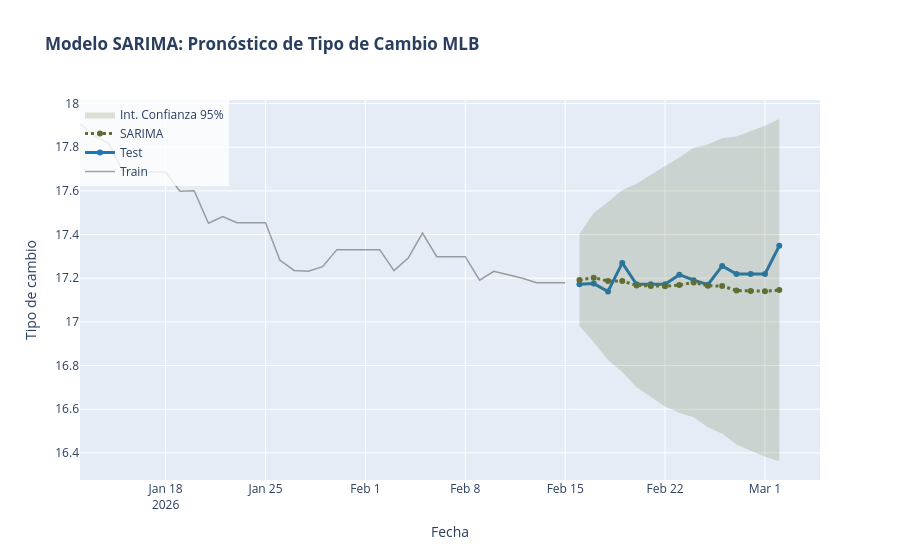

This figure's notebook cell:
### Code cell
# Realizar modelo de SARIMA
model = SARIMAX(train[col_target],
                order=(1,1,1),
                seasonal_order=(1,1,1,7),
                trend='c')

results = model.fit(disp=False,method='powell')

# Predecimos n pasos hacia el futuro (donde n = tamaño del test)
forecast_object = results.get_forecast(steps=len(test))
forecast_vals = forecast_object.predicted_mean
conf_int = forecast_object.conf_int(alpha=0.05) # Intervalo del 95%

# Metricas de error
rmse = np.sqrt(mean_squared_error(test[col_target], forecast_vals))
mape = mean_absolute_percentage_error(test[col_target], forecast_vals)
mae = mean_absolute_error(test[col_target], forecast_vals)


print(f"\n--- Errores del modelo ---")
print(f"RMSE: {rmse:.2f}")
print(f"MAPE: {mape:.2%}")
print(f"MAE: {mae:.2f}")

print(results.summary())

# Grafica
fig = go.Figure()

# Train
fig.add_trace(go.Scatter(
    x=train[-num_dias-20:][col_target].index, y=train[-num_dias-20:][col_target],
    mode='lines',
    name='Train',
    line=dict(color='rgba(100, 100, 100, 0.6)', width=1.5)
))

# Test
fig.add_trace(go.Scatter(
    x=test[col_target].index, y=test[col_target],
    name='Test',
    line=dict(color='#1f77b4', width=3),
    marker=dict(size=6)
))

# Forecast
fig.add_trace(go.Scatter(
    x=test.index, y=forecast_vals,
    name='SARIMA',
    line=dict(color='#606E34', width=3, dash='dot')
))

# Intervalos de Confianza
fig.add_trace(go.Scatter(
    x=conf_int.index, y=conf_int.iloc[:, 0],
    mode='lines', line=dict(width=0), showlegend=False, hoverinfo='skip'
))
fig.add_trace(go.Scatter(
    x=conf_int.index, y=conf_int.iloc[:, 1],
    mode='lines', line=dict(width=0), fill='tonexty',
    fillcolor='rgba(96, 110, 52, 0.2)',
    name='Int. Confianza 95%', hoverinfo='skip'
))

# Titulos
fig.update_layout(
    title=f'<b>Modelo SARIMA: Pronóstico de Tipo de Cambio MLB</b><br><sup>',
    xaxis_title='Fecha',
    yaxis_title='Tipo de cambio',
    legend=dict(x=0, y=1, bgcolor='rgba(255,255,255,0.8)'),
    hovermode="x unified"
)

fig.show()

### Figure 1 — Plotly figure (JSON) as saved in the notebook; plotly's stock layout.template omitted (floating-point values rounded to 4 significant figures)
{"data": [{"line": {"color": "rgba(100, 100, 100, 0.6)", "width": 1.5}, "mode": "lines", "name": "Train", "type": "scatter", "x": ["2026-01-12T00:00:00.000000", "2026-01-13T00:00:00.000000", "2026-01-14T00:00:00.000000", "2026-01-15T00:00:00.000000", "2026-01-16T00:00:00.000000", "2026-01-17T00:00:00.000000", "2026-01-18T00:00:00.000000", "2026-01-19T00:00:00.000000", "2026-01-20T00:00:00.000000", "2026-01-21T00:00:00.000000", "2026-01-22T00:00:00.000000", "2026-01-23T00:00:00.000000", "2026-01-24T00:00:00.000000", "2026-01-25T00:00:00.000000", "2026-01-26T00:00:00.000000", "2026-01-27T00:00:00.000000", "2026-01-28T00:00:00.000000", "2026-01-29T00:00:00.000000", "2026-01-30T00:00:00.000000", "2026-01-31T00:00:00.000000", "2026-02-01T00:00:00.000000", "2026-02-02T00:00:00.000000", "2026-02-03T00:00:00.000000", "2026-02-04T00:00:00.000000", "2026-02-05T00:00:00.000000", "2026-02-06T00:00:00.000000", "2026-02-07T00:00:00.000000", "2026-02-08T00:00:00.000000", "2026-02-09T00:00:00.000000", "2026-02-10T00:00:00.000000", "2026-02-11T00:00:00.000000", "2026-02-12T00:00:00.000000", "2026-02-13T00:00:00.000000", "2026-02-14T00:00:00.000000", "2026-02-15T00:00:00.000000"], "y": [17.91, 17.85, 17.82, 17.69, 17.69, 17.69, 17.69, 17.6, 17.6, 17.45, 17.48, 17.45, 17.45, 17.45, 17.28, 17.24, 17.23, 17.25, 17.33, 17.33, 17.33, 17.33, 17.23, 17.29, 17.41, 17.3, 17.3, 17.3, 17.19, 17.23, 17.22, 17.2, 17.18, 17.18, 17.18]}, {"line": {"color": "#1f77b4", "width": 3}, "marker": {"size": 6}, "name": "Test", "type": "scatter", "x": ["2026-02-16T00:00:00.000000", "2026-02-17T00:00:00.000000", "2026-02-18T00:00:00.000000", "2026-02-19T00:00:00.000000", "2026-02-20T00:00:00.000000", "2026-02-21T00:00:00.000000", "2026-02-22T00:00:00.000000", "2026-02-23T00:00:00.000000", "2026-02-24T00:00:00.000000", "2026-02-25T00:00:00.000000", "2026-02-26T00:00:00.000000", "2026-02-27T00:00:00.000000", "2026-02-28T00:00:00.000000", "2026-03-01T00:00:00.000000", "2026-03-02T00:00:00.000000"], "y": [17.17, 17.18, 17.14, 17.27, 17.17, 17.17, 17.17, 17.22, 17.19, 17.17, 17.26, 17.22, 17.22, 17.22, 17.35]}, {"line": {"color": "#606E34", "dash": "dot", "width": 3}, "name": "SARIMA", "type": "scatter", "x": ["2026-02-16T00:00:00.000000", "2026-02-17T00:00:00.000000", "2026-02-18T00:00:00.000000", "2026-02-19T00:00:00.000000", "2026-02-20T00:00:00.000000", "2026-02-21T00:00:00.000000", "2026-02-22T00:00:00.000000", "2026-02-23T00:00:00.000000", "2026-02-24T00:00:00.000000", "2026-02-25T00:00:00.000000", "2026-02-26T00:00:00.000000", "2026-02-27T00:00:00.000000", "2026-02-28T00:00:00.000000", "2026-03-01T00:00:00.000000", "2026-03-02T00:00:00.000000"], "y": [17.19, 17.2, 17.19, 17.19, 17.17, 17.16, 17.16, 17.17, 17.18, 17.17, 17.16, 17.14, 17.14, 17.14, 17.15]}, {"hoverinfo": "skip", "line": {"width": 0}, "mode": "lines", "showlegend": false, "type": "scatter", "x": ["2026-02-16T00:00:00.000000", "2026-02-17T00:00:00.000000", "2026-02-18T00:00:00.000000", "2026-02-19T00:00:00.000000", "2026-02-20T00:00:00.000000", "2026-02-21T00:00:00.000000", "2026-02-22T00:00:00.000000", "2026-02-23T00:00:00.000000", "2026-02-24T00:00:00.000000", "2026-02-25T00:00:00.000000", "2026-02-26T00:00:00.000000", "2026-02-27T00:00:00.000000", "2026-02-28T00:00:00.000000", "2026-03-01T00:00:00.000000", "2026-03-02T00:00:00.000000"], "y": [16.98, 16.91, 16.83, 16.77, 16.7, 16.65, 16.61, 16.58, 16.56, 16.52, 16.49, 16.44, 16.41, 16.38, 16.36]}, {"fill": "tonexty", "fillcolor": "rgba(96, 110, 52, 0.2)", "hoverinfo": "skip", "line": {"width": 0}, "mode": "lines", "name": "Int. Confianza 95%", "type": "scatter", "x": ["2026-02-16T00:00:00.000000", "2026-02-17T00:00:00.000000", "2026-02-18T00:00:00.000000", "2026-02-19T00:00:00.000000", "2026-02-20T00:00:00.000000", "2026-02-21T00:00:00.000000", "2026-02-22T00:00:00.000000", "2026-02-23T00:00:00.000000", "2026-02-24T00:00:00.000000", "2026-02-25T00:00:00.000000", "2026-02-26T00:00:00.000000", "2026-02-27T00:00:00.000000", "2026-02-28T00:00:00.000000", "2026-03-01T00:00:00.000000", "2026-03-02T00:00:00.000000"], "y": [17.4, 17.5, 17.55, 17.6, 17.63, 17.68, 17.71, 17.75, 17.8, 17.81, 17.84, 17.85, 17.87, 17.9, 17.93]}], "layout": {"hovermode": "x unified", "legend": {"bgcolor": "rgba(255,255,255,0.8)", "x": 0, "y": 1}, "title": {"text": "<b>Modelo SARIMA: Pronóstico de Tipo de Cambio MLB</b><br><sup>"}, "xaxis": {"title": {"text": "Fecha"}}, "yaxis": {"title": {"text": "Tipo de cambio"}}}}
